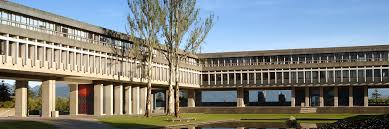
%> input picture sfu.jpg, 389 x 129 px
$ octave main.m   (GNU Octave 9; MATLAB toolbox functions it lacks are replaced by stand-ins)
%> lines starting %> are read from the running program, lines starting %| are printed output that depends on the picture; in (x1, y1, x2, y2) boxes, pixels count from 0 and x2, y2 are one past the last pixel; in counts of white or black regions, pixels touching at a corner belong together; the program's own positions count from 1
### houghTransform.m
function [H] = houghTransform(I, threshold, rhoResolution, thetaResolution)

% Calculate scale bins of H for theta and rho
    [row, col] = size(I);
    thetaRange = 0: thetaResolution: pi;
    rhoRange = 0: rhoResolution: sqrt(row^2 + col^2);

% Allocate memory for H
    H = zeros(length(thetaRange), length(rhoRange));

% Iterate over image and calculate rho for all theta per pixel
    % Perform voting
    for i = 1: 1: row % y
        for j = 1: 1: col % x
            if (I(i, j) > threshold)
                for theta = thetaRange
                    rho = round(j * cos(theta) + i * sin(theta));
                    if (rho >= 0)
                        targetTheta = floor(theta / thetaResolution) + 1;
                        targetRho = floor(rho / rhoResolution) + 1;
                        H(targetTheta, targetRho) = H(targetTheta, targetRho) + 1;
                    end
                end
            end
        end
    end
end


### main.m
clear all;

%parameters
sigma     = 2;
threshold = 0.2;
rhoRes    = 2;
thetaRes  = pi/180;

% Load image
I = imread('sfu.jpg');
%> I is the input picture: size 129x389x3 uint8; mean R, G, B 127.8, 131.1, 127.7

% Convert to grayscale and scale to [0,1]
I = rgb2gray(I);
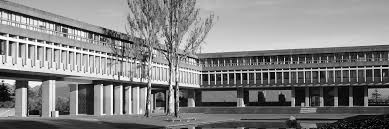
%> I: size 129x389 uint8; min 0, max 254, mean 129.7
I = im2double(I / 255);
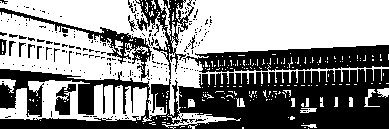
%> I: size 129x389 double; values 0 (black) and 0.00392 (white), 54.9% white; 226 black regions (208 under 20 px), largest, box (x1, y1, x2, y2) and area: (0, 0, 389, 129) 16289, (183, 45, 389, 73) 3579, (0, 8, 152, 81) 1269

% Gaussian filter
I_smooth = imgaussfilt(I, sigma);
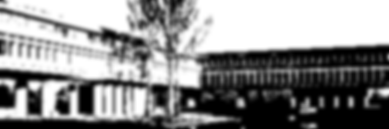
%> I_smooth: size 129x389 double; min 0, max 0.00392, mean 0.00215; drawn with min black and max white

% Edge filter - use edge()
I_BW = edge(I_smooth, 'Canny');
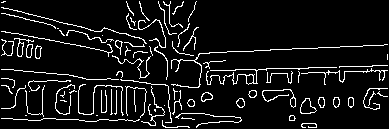
%> I_BW: size 129x389 logical; 8.4% white in thin lines or dots

% Hough transform
[H] = houghTransform(I_BW, threshold, rhoRes, thetaRes);
%> after the loop in houghTransform, `for i = 1: 1: row`:
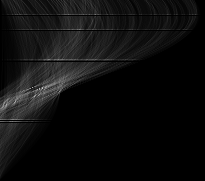
%> H: size 181x205 double; min 0, max 206, mean 13.7
%> after the loop in houghTransform, `for i = 1: 1: row`: rho = -317; targetRho = 1; targetTheta = 113

% Show normalized H
figure;
imshow(H/ max(H(:)));
